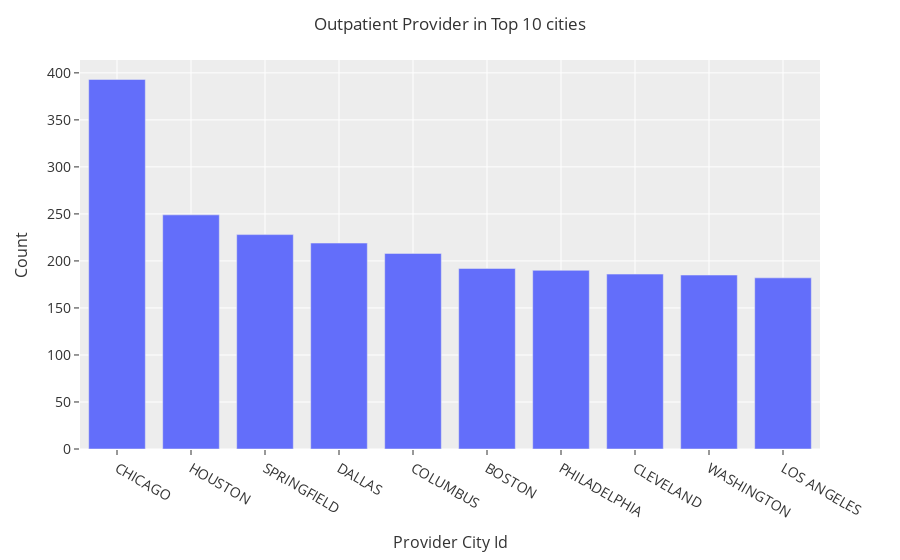

Notebook code cell kept with this figure:
### Markdown cell above
Outpatient Top 10 Analysis

### Code cell
#Outpatient Provider City
city_count  = outpatient_df['Provider City'].value_counts()
city_count = city_count[:10,]
fig = px.bar(x = city_count.index, y = city_count.values)
fig.update_layout(
    title='Outpatient Provider in Top 10 cities',
    template='ggplot2',
    xaxis=dict(
        title='Provider City Id',
        titlefont_size=16,
        tickfont_size=14,
    ),
    yaxis=dict(
        title='Count',
        titlefont_size=16,
        tickfont_size=14,
    ),
    legend=dict(
        x=0,
        y=1.0,
    ),
    barmode='group',
    bargap=0.15,
    bargroupgap=0.1,
)
fig.layout.xaxis.type = 'category'
fig.show()
fig.write_image("outpatient_analysis_graphs\outpatient_provider_top_10_cities.png", engine='orca')

### Figure 1 — Plotly figure (JSON) as saved in the notebook; plotly's stock layout.template omitted (floating-point values rounded to 4 significant figures)
{"data": [{"alignmentgroup": "True", "hovertemplate": "x=%{x}<br>y=%{y}<extra></extra>", "legendgroup": "", "marker": {"color": "#636efa", "pattern": {"shape": ""}}, "name": "", "offsetgroup": "", "orientation": "v", "showlegend": false, "textposition": "auto", "type": "bar", "x": ["CHICAGO", "HOUSTON", "SPRINGFIELD", "DALLAS", "COLUMBUS", "BOSTON", "PHILADELPHIA", "CLEVELAND", "WASHINGTON", "LOS ANGELES"], "xaxis": "x", "y": [393, 249, 228, 219, 208, 192, 190, 186, 185, 182], "yaxis": "y"}], "layout": {"bargap": 0.15, "bargroupgap": 0.1, "barmode": "group", "legend": {"tracegroupgap": 0, "x": 0, "y": 1}, "margin": {"t": 60}, "title": {"text": "Outpatient Provider in Top 10 cities"}, "xaxis": {"anchor": "y", "domain": [0, 1], "tickfont": {"size": 14}, "title": {"font": {"size": 16}, "text": "Provider City Id"}, "type": "category"}, "yaxis": {"anchor": "x", "domain": [0, 1], "tickfont": {"size": 14}, "title": {"font": {"size": 16}, "text": "Count"}}}}
